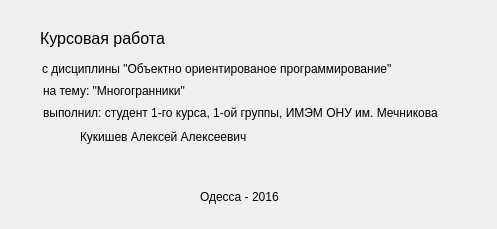
<?xml version="1.0" encoding="UTF-8"?>
<ui version="4.0">
 <class>AboutDialog</class>
 <widget class="QDialog" name="AboutDialog">
  <property name="geometry">
   <rect>
    <x>0</x>
    <y>0</y>
    <width>497</width>
    <height>229</height>
   </rect>
  </property>
  <property name="minimumSize">
   <size>
    <width>497</width>
    <height>229</height>
   </size>
  </property>
  <property name="maximumSize">
   <size>
    <width>497</width>
    <height>229</height>
   </size>
  </property>
  <property name="windowTitle">
   <string>Dialog</string>
  </property>
  <widget class="QLabel" name="label">
   <property name="geometry">
    <rect>
     <x>40</x>
     <y>30</y>
     <width>151</width>
     <height>17</height>
    </rect>
   </property>
   <property name="font">
    <font>
     <pointsize>12</pointsize>
    </font>
   </property>
   <property name="text">
    <string>Курсовая работа</string>
   </property>
  </widget>
  <widget class="QLabel" name="label_2">
   <property name="geometry">
    <rect>
     <x>43</x>
     <y>82</y>
     <width>161</width>
     <height>17</height>
    </rect>
   </property>
   <property name="text">
    <string>на тему: &quot;Многогранники&quot;</string>
   </property>
  </widget>
  <widget class="QLabel" name="label_3">
   <property name="geometry">
    <rect>
     <x>42</x>
     <y>60</y>
     <width>391</width>
     <height>17</height>
    </rect>
   </property>
   <property name="text">
    <string>с дисциплины &quot;Объектно ориентированое программирование&quot;</string>
   </property>
  </widget>
  <widget class="QLabel" name="label_4">
   <property name="geometry">
    <rect>
     <x>43</x>
     <y>101</y>
     <width>421</width>
     <height>24</height>
    </rect>
   </property>
   <property name="text">
    <string>выполнил: студент 1-го курса, 1-ой группы, ИМЭМ ОНУ им. Мечникова</string>
   </property>
  </widget>
  <widget class="QLabel" name="label_5">
   <property name="geometry">
    <rect>
     <x>80</x>
     <y>125</y>
     <width>351</width>
     <height>24</height>
    </rect>
   </property>
   <property name="text">
    <string>Кукишев Алексей Алексеевич</string>
   </property>
  </widget>
  <widget class="QLabel" name="label_6">
   <property name="geometry">
    <rect>
     <x>200</x>
     <y>188</y>
     <width>91</width>
     <height>17</height>
    </rect>
   </property>
   <property name="text">
    <string>Одесса - 2016</string>
   </property>
  </widget>
 </widget>
 <resources/>
 <connections/>
</ui>
